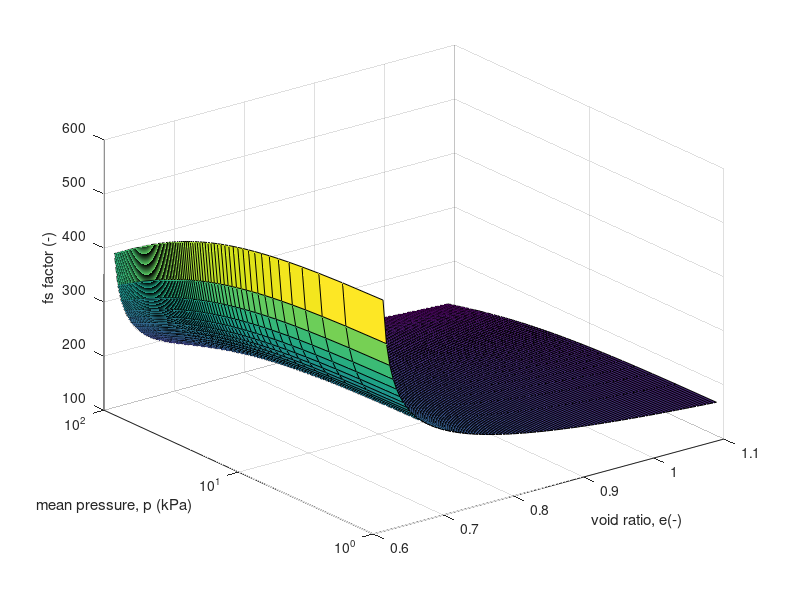

The MATLAB script that drew this image:
clear all
clc


hs = 4.62e7;
nparam = [0.245 0.35 0.4];
r_params = 0.78;


e = [linspace(0.610,1.09,100)'];
p = [linspace(0,100,100)']


for k = 1:3
    for i = 1:length(e)
        for j=1:length(p)
            exp1 = nparam(k)*e(i)*(3*p(j)/hs).^nparam(k);
            fs{k}(i,j) = 2*(1+e(i))/(3*r_params)*(1/exp1);
        end
    end
end

 [X,Y]= meshgrid(e,p)
 for i=1:1
    surf(X,Y,fs{i}) ; 
    set(gca,'YScale','log')
 end

% plot3(e,r_params,fs,'ro') ; set(gca, 'xscale','log')
    
 xlabel('void ratio, e(-)')
 ylabel('mean pressure, p (kPa)')
 zlabel('fs factor (-)')
   
